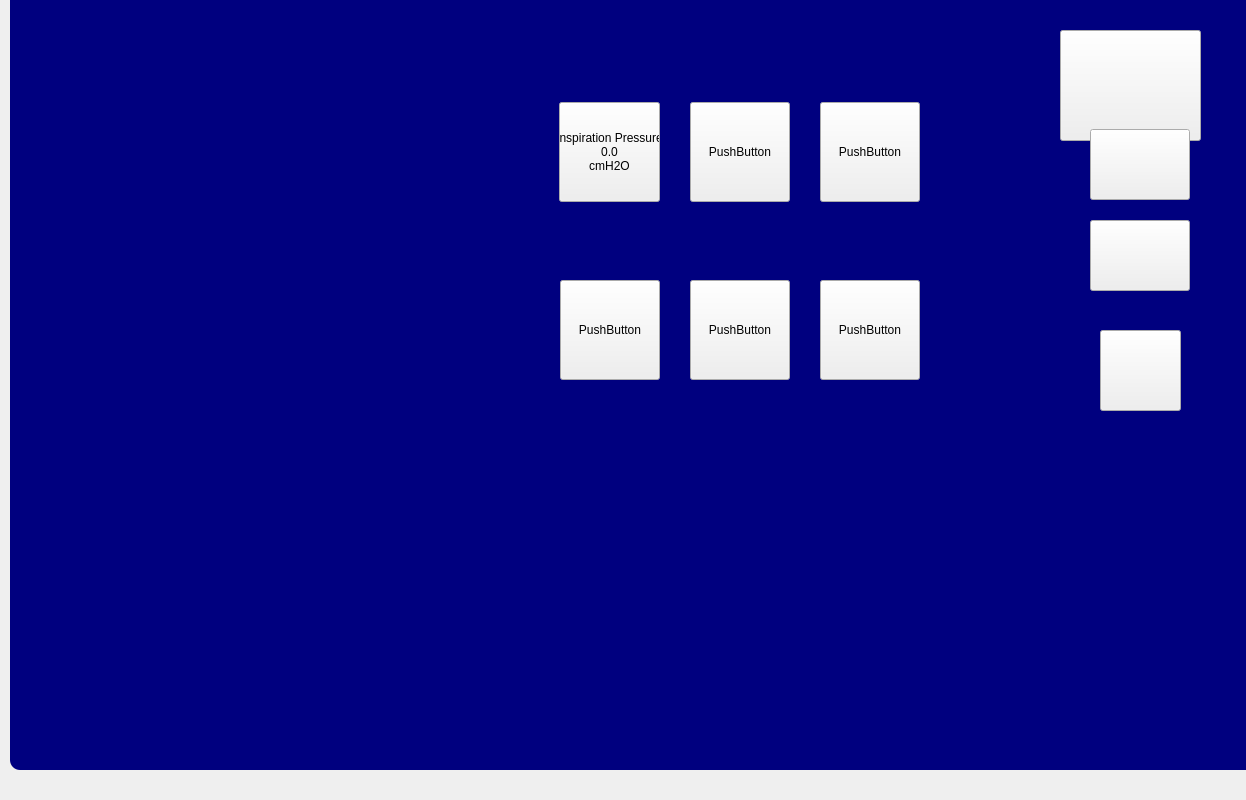
<?xml version="1.0" encoding="UTF-8"?>
<ui version="4.0">
 <class>Form</class>
 <widget class="QWidget" name="Form">
  <property name="geometry">
   <rect>
    <x>0</x>
    <y>0</y>
    <width>1246</width>
    <height>800</height>
   </rect>
  </property>
  <property name="windowTitle">
   <string>Form</string>
  </property>
  <widget class="QFrame" name="frame">
   <property name="geometry">
    <rect>
     <x>10</x>
     <y>-30</y>
     <width>1280</width>
     <height>800</height>
    </rect>
   </property>
   <property name="styleSheet">
    <string notr="true">QFrame{
background-color: rgb(0, 0, 127);
border-radius:10px;
border:solid None rgb(255,255,255);





}</string>
   </property>
   <property name="frameShape">
    <enum>QFrame::StyledPanel</enum>
   </property>
   <property name="frameShadow">
    <enum>QFrame::Raised</enum>
   </property>
   <widget class="QPushButton" name="pushButton_2">
    <property name="geometry">
     <rect>
      <x>1050</x>
      <y>60</y>
      <width>141</width>
      <height>111</height>
     </rect>
    </property>
    <property name="styleSheet">
     <string notr="true">border-image: url(:/newPrefix/New folder/trigger_light.png);</string>
    </property>
    <property name="text">
     <string/>
    </property>
   </widget>
   <widget class="QPushButton" name="pushButton">
    <property name="geometry">
     <rect>
      <x>1080</x>
      <y>159</y>
      <width>100</width>
      <height>71</height>
     </rect>
    </property>
    <property name="styleSheet">
     <string notr="true">border-image: url(:/newPrefix/New folder/graph_view_light.png);</string>
    </property>
    <property name="text">
     <string/>
    </property>
   </widget>
   <widget class="QPushButton" name="pushButton_3">
    <property name="geometry">
     <rect>
      <x>1080</x>
      <y>250</y>
      <width>100</width>
      <height>71</height>
     </rect>
    </property>
    <property name="styleSheet">
     <string notr="true">border-image: url(:/newPrefix/New folder/start_light.png);</string>
    </property>
    <property name="text">
     <string/>
    </property>
   </widget>
   <widget class="QPushButton" name="pushButton_4">
    <property name="geometry">
     <rect>
      <x>1090</x>
      <y>360</y>
      <width>81</width>
      <height>81</height>
     </rect>
    </property>
    <property name="styleSheet">
     <string notr="true">border-image: url(:/newPrefix/New folder/download.png);</string>
    </property>
    <property name="text">
     <string/>
    </property>
   </widget>
   <widget class="QPushButton" name="pushButton_5">
    <property name="geometry">
     <rect>
      <x>549</x>
      <y>132</y>
      <width>101</width>
      <height>100</height>
     </rect>
    </property>
    <property name="toolTip">
     <string>&lt;html&gt;&lt;head/&gt;&lt;body&gt;&lt;p&gt;Inspiration Pressure&lt;/p&gt;&lt;p&gt;&lt;span style=&quot; font-size:14pt; font-weight:600;&quot;&gt;0.0&lt;/span&gt;&lt;/p&gt;&lt;p&gt;cmH2O&lt;/p&gt;&lt;/body&gt;&lt;/html&gt;</string>
    </property>
    <property name="whatsThis">
     <string>&lt;html&gt;&lt;head/&gt;&lt;body&gt;&lt;p&gt;Inspiration Pressure&lt;/p&gt;&lt;p&gt;&lt;span style=&quot; font-size:14pt; font-weight:600;&quot;&gt;0.0&lt;/span&gt;&lt;/p&gt;&lt;p&gt;cmH2O&lt;/p&gt;&lt;/body&gt;&lt;/html&gt;</string>
    </property>
    <property name="text">
     <string extracomment="Inspiration Pressure 0.0 cmH2O">Inspiration Pressure
0.0
cmH2O</string>
    </property>
   </widget>
   <widget class="QPushButton" name="pushButton_6">
    <property name="geometry">
     <rect>
      <x>680</x>
      <y>132</y>
      <width>100</width>
      <height>100</height>
     </rect>
    </property>
    <property name="text">
     <string>PushButton</string>
    </property>
   </widget>
   <widget class="QPushButton" name="pushButton_7">
    <property name="geometry">
     <rect>
      <x>810</x>
      <y>132</y>
      <width>100</width>
      <height>100</height>
     </rect>
    </property>
    <property name="text">
     <string>PushButton</string>
    </property>
   </widget>
   <widget class="QPushButton" name="pushButton_8">
    <property name="geometry">
     <rect>
      <x>550</x>
      <y>310</y>
      <width>100</width>
      <height>100</height>
     </rect>
    </property>
    <property name="text">
     <string>PushButton</string>
    </property>
   </widget>
   <widget class="QPushButton" name="pushButton_9">
    <property name="geometry">
     <rect>
      <x>680</x>
      <y>310</y>
      <width>100</width>
      <height>100</height>
     </rect>
    </property>
    <property name="text">
     <string>PushButton</string>
    </property>
   </widget>
   <widget class="QPushButton" name="pushButton_10">
    <property name="geometry">
     <rect>
      <x>810</x>
      <y>310</y>
      <width>100</width>
      <height>100</height>
     </rect>
    </property>
    <property name="text">
     <string>PushButton</string>
    </property>
   </widget>
  </widget>
 </widget>
 <resources>
  <include location="ui.qrc"/>
 </resources>
 <connections/>
</ui>
